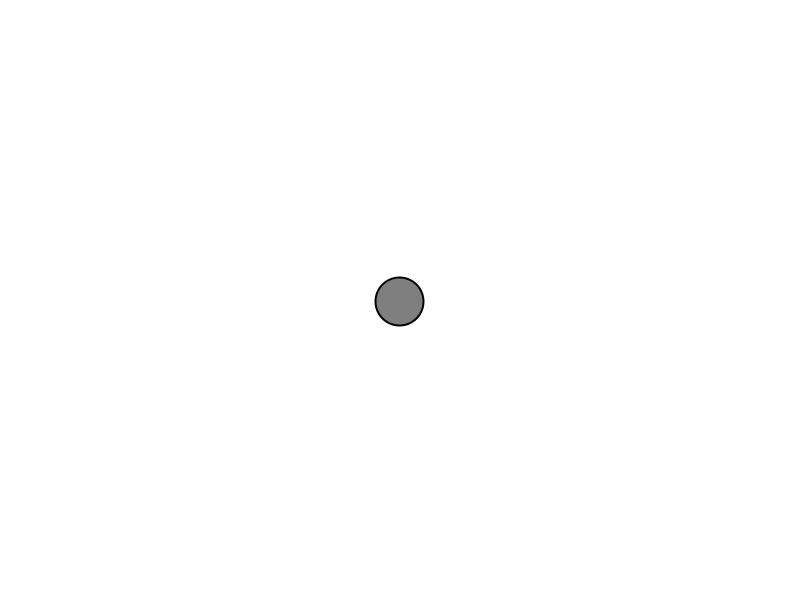
Frame 1 (no input)
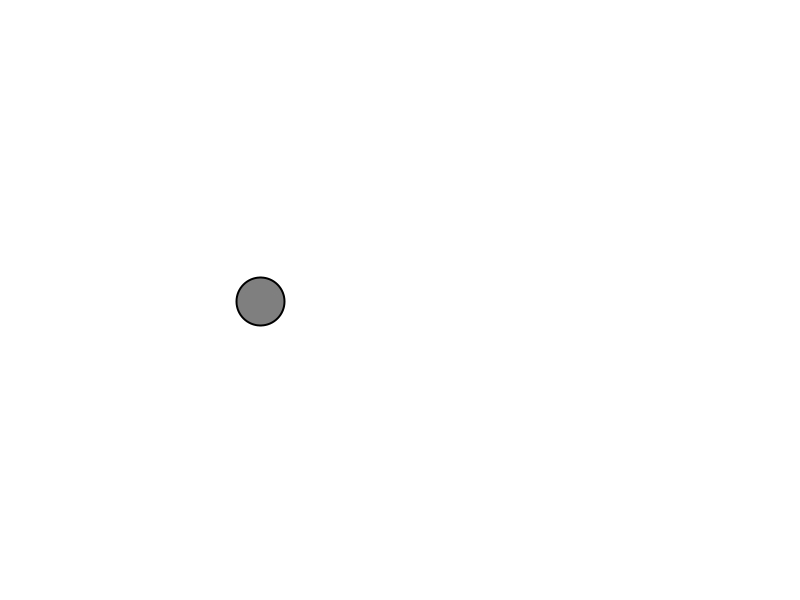
Frame 60 (the mouse pressed at the canvas centre just before this capture)
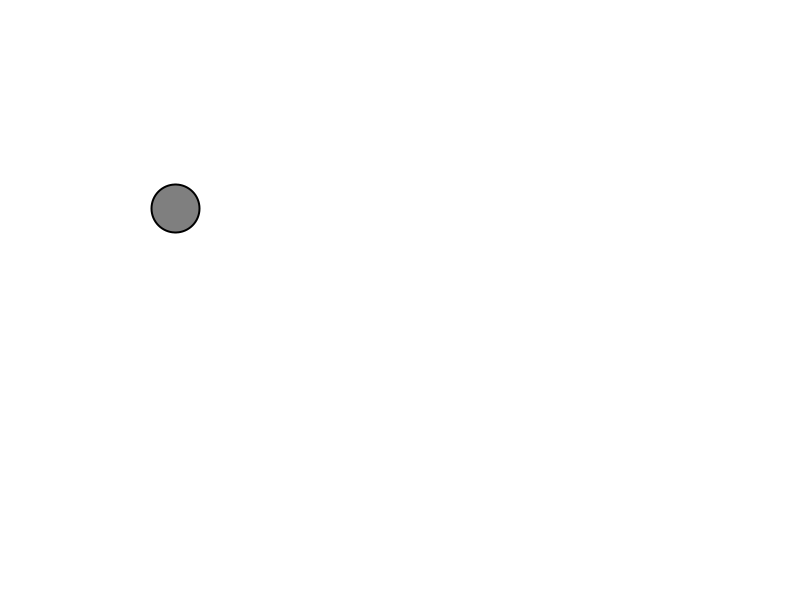
Frame 120 (the mouse held since frame 60 and released just before this capture)

The Processing sketch that drew these frames (run headless with seeded random() and noise(); from frame 60 on, the mouse is pressed at the canvas centre):

// Processing sketch: mouseAcceleration2
// ── mouseAcceleration2.pde
Mover m;

void setup() {
  size(800, 600);
  m = new Mover();
}

void draw() {
  background(255);
  m.update();
  //m.edges();
  m.display();
}

// ── Mover.pde
class Mover {
  PVector location;
  PVector velocity;
  PVector acceleration;
  
  
  Mover() {
    location = new PVector(width/2,height/2);
    velocity = new PVector(0,2);
    acceleration = new PVector(0.01,0);
    
  }

  void update() {
    PVector mouse = new PVector(mouseX, mouseY);
    mouse.sub(location);
    mouse.setMag(0.1);
    //acceleration = PVector.random2D();
    acceleration = mouse;
    velocity.add(acceleration);
    location.add(velocity);
    velocity.limit(5);    
  }

  void edges() {
    if(location.x > width) location.x = 0;
    if(location.x < 0) location.x = width;
    if(location.y > height) location.y = 0;
    if(location.y < 0) location.y = height;
  }
  
  void display() {
    stroke(0);
    strokeWeight(2);
    fill(127);
    ellipse(location.x, location.y, 48, 48);
  }
}
